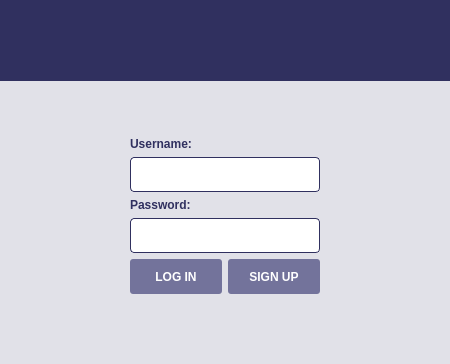
      <widget class="QWidget" name="login">
       <property name="minimumSize">
        <size>
         <width>450</width>
         <height>350</height>
        </size>
       </property>
       <property name="layoutDirection">
        <enum>Qt::LeftToRight</enum>
       </property>
       <property name="styleSheet">
        <string notr="true"/>
       </property>
       <layout class="QVBoxLayout" name="verticalLayout_15">
        <property name="spacing">
         <number>0</number>
        </property>
        <property name="leftMargin">
         <number>0</number>
        </property>
        <property name="topMargin">
         <number>0</number>
        </property>
        <property name="rightMargin">
         <number>0</number>
        </property>
        <property name="bottomMargin">
         <number>0</number>
        </property>
        <item>
         <widget class="QWidget" name="widget_1" native="true">
          <property name="styleSheet">
           <string notr="true">background: #E1E1E8;</string>
          </property>
          <layout class="QVBoxLayout" name="verticalLayout_4" stretch="10,10,0,0">
           <property name="spacing">
            <number>6</number>
           </property>
           <property name="leftMargin">
            <number>0</number>
           </property>
           <property name="topMargin">
            <number>0</number>
           </property>
           <property name="rightMargin">
            <number>0</number>
           </property>
           <property name="bottomMargin">
            <number>0</number>
           </property>
           <item>
            <widget class="QFrame" name="top_frame_2">
             <property name="sizePolicy">
              <sizepolicy hsizetype="Preferred" vsizetype="Preferred">
               <horstretch>0</horstretch>
               <verstretch>0</verstretch>
              </sizepolicy>
             </property>
             <property name="minimumSize">
              <size>
               <width>0</width>
               <height>81</height>
              </size>
             </property>
             <property name="maximumSize">
              <size>
               <width>16777215</width>
               <height>81</height>
              </size>
             </property>
             <property name="accessibleName">
              <string/>
             </property>
             <property name="styleSheet">
              <string notr="true">background: #30305F;</string>
             </property>
             <widget class="QLabel" name="login_status_label">
              <property name="geometry">
               <rect>
                <x>0</x>
                <y>0</y>
                <width>450</width>
                <height>81</height>
               </rect>
              </property>
              <property name="text">
               <string/>
              </property>
              <property name="alignment">
               <set>Qt::AlignCenter</set>
              </property>
             </widget>
            </widget>
           </item>
           <item>
            <layout class="QVBoxLayout" name="verticalLayout_14">
             <property name="spacing">
              <number>6</number>
             </property>
             <property name="leftMargin">
              <number>130</number>
             </property>
             <property name="topMargin">
              <number>10</number>
             </property>
             <property name="rightMargin">
              <number>130</number>
             </property>
             <property name="bottomMargin">
              <number>0</number>
             </property>
             <item>
              <spacer name="verticalSpacer">
               <property name="orientation">
                <enum>Qt::Vertical</enum>
               </property>
               <property name="sizeType">
                <enum>QSizePolicy::Expanding</enum>
               </property>
               <property name="sizeHint" stdset="0">
                <size>
                 <width>20</width>
                 <height>40</height>
                </size>
               </property>
              </spacer>
             </item>
             <item>
              <widget class="QLabel" name="label_2">
               <property name="styleSheet">
                <string notr="true">QLabel
{
        font: 13pt &quot;Open Sans Light&quot;;
		font-weight: bold;
		color: #30305F ;
}</string>
               </property>
               <property name="text">
                <string>Username:</string>
               </property>
               <property name="alignment">
                <set>Qt::AlignLeading|Qt::AlignLeft|Qt::AlignVCenter</set>
               </property>
               <property name="margin">
                <number>0</number>
               </property>
               <property name="indent">
                <number>0</number>
               </property>
              </widget>
             </item>
             <item>
              <widget class="QLineEdit" name="login_username">
               <property name="styleSheet">
                <string notr="true">QLineEdit
{
        font: 14pt &quot;Open Sans&quot;;
		color: black;
        border:1px solid  #30305F ;
        min-height: 33px;
        background: white;
		border-radius: 4px;
}

QLineEdit:focus
{
        border:1px solid  #161626;
} </string>
               </property>
               <property name="maxLength">
                <number>20</number>
               </property>
              </widget>
             </item>
             <item>
              <widget class="QLabel" name="label_6">
               <property name="styleSheet">
                <string notr="true">QLabel
{
        font: 13pt &quot;Open Sans Light&quot;;
		font-weight: bold;
		color: #30305F ;
}</string>
               </property>
               <property name="text">
                <string>Password:</string>
               </property>
               <property name="alignment">
                <set>Qt::AlignLeading|Qt::AlignLeft|Qt::AlignVCenter</set>
               </property>
               <property name="indent">
                <number>0</number>
               </property>
              </widget>
             </item>
             <item>
              <widget class="QLineEdit" name="login_password">
               <property name="styleSheet">
                <string notr="true">QLineEdit
{
        font: 14pt &quot;Open Sans&quot;;
		color: black;
        border:1px solid  #30305F ;
        min-height: 33px;
        background: white;
		border-radius: 4px;
}

QLineEdit:focus
{
        border:1px solid  #161626;
} </string>
               </property>
               <property name="inputMethodHints">
                <set>Qt::ImhHiddenText|Qt::ImhNoAutoUppercase|Qt::ImhNoPredictiveText|Qt::ImhSensitiveData</set>
               </property>
               <property name="maxLength">
                <number>30</number>
               </property>
               <property name="echoMode">
                <enum>QLineEdit::Password</enum>
               </property>
              </widget>
             </item>
             <item>
              <layout class="QHBoxLayout" name="horizontalLayout_5">
               <property name="bottomMargin">
                <number>5</number>
               </property>
               <item>
                <widget class="QPushButton" name="login_button">
                 <property name="styleSheet">
                  <string notr="true">QPushButton:enabled
{
                font: 13pt &quot;Open Sans Semibold&quot;;
				font-weight: bold;
                background:  #73739b;
                border-radius: 3px;
                min-height:25px;
                padding: 5px;
                outline: 0;
            	color: white;
}

QPushButton:hover
{
                background: #7a7aa1;
}

QPushButton:pressed
 {
        background: #8f8fb3;
}</string>
                 </property>
                 <property name="text">
                  <string>LOG IN</string>
                 </property>
                </widget>
               </item>
               <item>
                <widget class="QPushButton" name="login_signup">
                 <property name="styleSheet">
                  <string notr="true">QPushButton:enabled
{
                font: 13pt &quot;Open Sans Semibold&quot;;
				font-weight: bold;
                background:  #73739b;
                border-radius: 3px;
                min-height:25px;
                padding: 5px;
                outline: 0;
                color: white;
}

QPushButton:hover
{
                background: #7a7aa1;
}

QPushButton:pressed
 {
        background: #8f8fb3;
}</string>
                 </property>
                 <property name="text">
                  <string>SIGN UP</string>
                 </property>
                </widget>
               </item>
              </layout>
             </item>
            </layout>
           </item>
           <item>
            <widget class="QLabel" name="login_error">
             <property name="sizePolicy">
              <sizepolicy hsizetype="Preferred" vsizetype="Fixed">
               <horstretch>0</horstretch>
               <verstretch>0</verstretch>
              </sizepolicy>
             </property>
             <property name="styleSheet">
              <string notr="true">font: 10pt &quot;Open Sans Light&quot;;</string>
             </property>
             <property name="text">
              <string/>
             </property>
             <property name="alignment">
              <set>Qt::AlignCenter</set>
             </property>
            </widget>
           </item>
           <item>
            <spacer name="verticalSpacer_3">
             <property name="orientation">
              <enum>Qt::Vertical</enum>
             </property>
             <property name="sizeHint" stdset="0">
              <size>
               <width>20</width>
               <height>45</height>
              </size>
             </property>
            </spacer>
           </item>
          </layout>
         </widget>
        </item>
       </layout>
      </widget>
